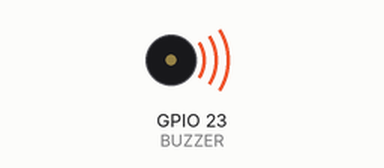
Simulated run of this program. Board: ESP32. Parts: buzzer (waves = sounding).

Above: at 0.5 s.
At 3.7 s:
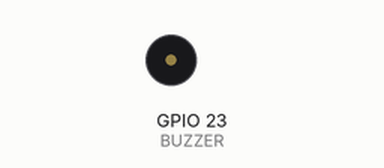
Timing chart, 0 to 4.6 s (numbered marks = the images above):
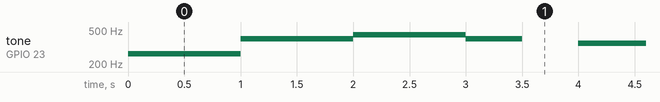

Measured:
- by itself, tone on GPIO 23 (BUZZER): plays 262 Hz for 1.0 s, 393 Hz for 1.0 s, 441 Hz for 1.0 s, 393 Hz for 0.50 s, 350 Hz for 1.0 s, 330 Hz for 1.0 s … (130 notes in this stretch)

The program:

main.cpp
```cpp
#include "Arduino.h"

#define BUZZER 23
#define CHANNEL 0
#define RESOLUTION 8
#define FREQ 20000


int tone_array[8]={0,262,294,330,350,393,441,495};

int music[]={1,1,5,5,6,6,5,0,
             4,4,3,3,2,2,1,0,
             5,5,4,4,3,3,2,0,
             5,5,4,4,3,3,2,0,
             1,1,5,5,6,6,5,0,
             4,4,3,3,2,2,1,0};


void setup()
{

    pinMode(BUZZER,OUTPUT);


    ledcSetup(CHANNEL, FREQ, RESOLUTION);
    ledcAttachPin(BUZZER, CHANNEL);


}
void loop()
{
   for(int i=0;i<sizeof(music)/sizeof(music[0]);i++)
   {
    ledcWriteTone(CHANNEL, tone_array[music[i]]);
    delay(500);

   }

}
```
